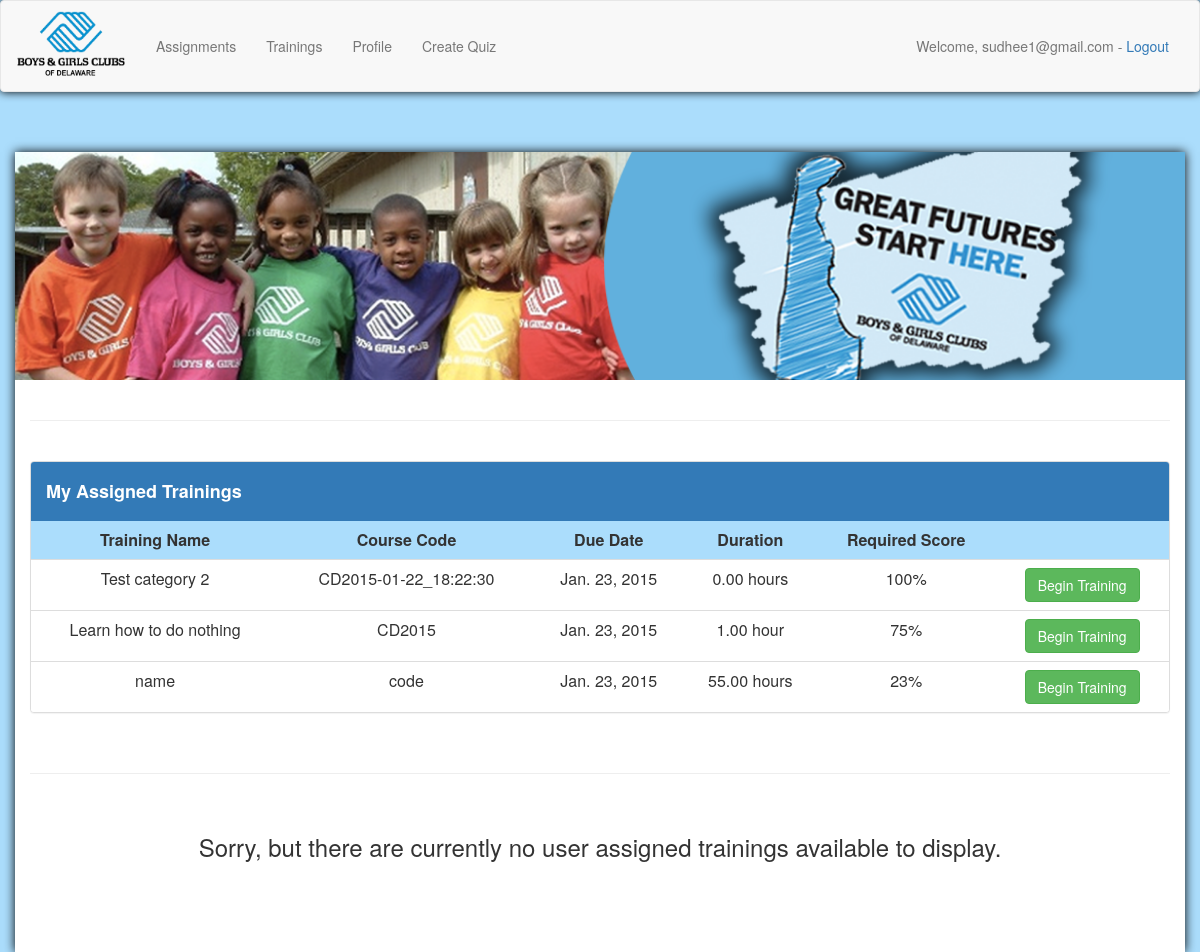
The app's page / (signed in) with its own data.
### quiz_admin/models.py (models this page shows, shortened)
class Categories(models.Model):
    class Meta:
        verbose_name_plural = "quizzes"
    groups = models.ManyToManyField(Group, related_name='group')
    category_text = models.CharField(max_length=200, unique=True )
    category_description = models.CharField(max_length=1000, default="")
    course_code = models.CharField(max_length=40, default="CD"+datetime.datetime.now().strftime('%Y-%m-%d_%H:%M:%S'))
    due_date = models.DateField(default=datetime.date.today)
    duration_hours = models.DecimalField(max_digits=5, decimal_places=2, default=0.0)
    required_score = models.DecimalField(max_digits=3, decimal_places=0, default=100)

### quizzes/views.py (the view)
# urls.py: url(r'^$', include('quizzes.urls', namespace='quizzes'), name='index'),
@login_required
def index(request):
    if request.user.groups.all():
        trainings_need_to_be_completed = get_admin_assigned_trainings(request)
        user_assigned = get_user_assigned_trainings(request)
        if len(trainings_need_to_be_completed) != 0:
            user_assigned = user_assigned.difference(trainings_need_to_be_completed)
        context = {'trainings': trainings_need_to_be_completed, 'user_assigned': user_assigned}
    else:
        groups = Group.objects.all()
        context = {'no_groups': True, 'groups': groups}
    return render(request, 'index.html', context)

### quizzes/helpers.py (called while the page is built)
def get_user_assigned_trainings(request):
    user_assignments = UserAssignment.objects.filter(user=request.user)
    user_assigned = set()
    for assignment in user_assignments:
        user_assigned.add(assignment.category)
    return user_assigned

def get_admin_assigned_trainings(request):
    user_groups = []
    display_groups = set()
    trainings_need_to_be_completed = set()
    for groups in request.user.groups.all():
        user_groups.append(groups)
        for available_trainings in Categories.objects.filter(groups=groups):
            display_groups.add(available_trainings.id)
    for quiz_id in display_groups:
        check_if_user_finished_quiz = Completed.objects.filter(category=quiz_id, user=request.user.email)
        quiz_name = Categories.objects.get(pk=quiz_id)
        if not check_if_user_finished_quiz:
            trainings_need_to_be_completed.add(quiz_name)
    return trainings_need_to_be_completed

### quizzes/templates/index.html (shortened to what this page needs)
{% include "base.html" %}
<head>
</head>
<body>
    <div class="container" style="background-color: #ffffff; height:100%; box-shadow:0 0 10px black;">
        <img src="{{ MEDIA_ROOT }}/media/BAGCA_DEE.png" style= "width: 877.5pt; margin-left:-11pt;"/>
        <br/><br>
        <hr/>
        <br>
        {% if not no_groups %}
            {% if trainings %}
                <div class="panel panel-default">
                    <div class="panel-heading" style="background-color:rgb(51,122,183);margin-bottom:-2px;">
                        <h4 style="color:white;"><b>My Assigned Trainings</b></h4>
                    </div>
                    <table class="table table-striped" style="width:100%;">
                        <tr>
                            <th>Training Name</th>
                            <th>Course Code</th>
                            <th>Due Date</th>
                            <th>Duration</th>
                            <th>Required Score</th>
                            <th></th>
                        </tr>
                        {% for t in trainings %}
                            <tr>
                                <td style="margin-left: auto; margin-right: auto;">{{ t.category_text }}</td>
                                <td style="margin-left: auto; margin-right: auto;">{{ t.course_code }}</td>
                                <td style="margin-left: auto; margin-right: auto;">{{ t.due_date }}</td>
                                <td>{{ t.duration_hours }}
                                    {% if t.duration_hours != 1 %}
                                        hours
                                    {% else %}
                                        hour
                                    {% endif %}
                                </td>
                                <td style="margin-left: auto; margin-right: auto;">{{ t.required_score }}%</td>
                                <td style="margin-left: auto; margin-right: auto;"><a href="/user_assigned_training/{{ t.id }}/" class="btn btn-success">Begin Training</a></td>
                            </tr>
                        {% endfor %}
                    </table>
                </div>
            {% else %}
                <div style="text-align:center;">
                    <h3>Sorry, but there are currently no assigned trainings available to display.</h3>
                </div>
            {% endif %}
            <br/>
            <hr/>
            <br/>
            {% if user_assigned %}
                <div class="panel panel-default">
                    <div class="panel-heading" style="background-color:rgb(51,122,183);margin-bottom:-2px;">
                        <h4 style="color:white;"><b>Self Assigned Trainings</b></h4>
                    </div>
                    <table class="table table-striped" style="width:100%;">
                        <tr>
                            <th>Training Name</th>
                            <th>Course Code</th>
                            <th>Duration</th>
                            <th>Required Score</th>
                            <th></th>
                            <th></th>
                        </tr>
                        {% for t in user_assigned %}
                            <tr>
                                <td style="margin-left: auto; margin-right: auto;">{{ t.category_text }}</td>
                                <td style="margin-left: auto; margin-right: auto;">{{ t.course_code }}</td>
                                <td>{{ t.duration_hours }}
                                        {% if t.duration_hours != 1 %}
                                            hours
                                        {% else %}
                                            hour
                                        {% endif %}
                                </td>
                                <td style="margin-left: auto; margin-right: auto;">{{ t.required_score }}%</td>
                                <td style="margin-left: auto; margin-right: auto;"><a href="/user_assigned_training/{{ t.id }}/" class="btn btn-success">Begin Training</a></td>
                                <td style="margin-left: auto; margin-right: auto;">
                                    <a href="/trainings/{{t.id}}/remove_assignment/" class="btn btn-danger">Remove</button></a>
                                </td>
                            </tr>
                        {% endfor %}
                    </table>
                </div>
            {% else %}
                <div style="text-align:center;">
                    <h3>Sorry, but there are currently no user assigned trainings available to display.</h3>
                </div>
            {% endif %}
        {% endif %}
    </div>
</body>

### quizzes/templates/base.html (shortened to what this page needs)
<head>
    {% load bootstrap3 %}
    {% bootstrap_css %}
</head>
<body>
    <nav class="navbar navbar-default" style="box-shadow:0 0 10px black;">
        <div class="container-fluid">
            <br/>
            <div class="navbar-header" style="margin-top:-25px;">
                <a class="navbar-brand" href="/"><img src="/media/bagcd_logo.png" alt="Boys & Girls Club of Delaware" height="70" width="110"></img></a>
            </div>
            <div class="collapse navbar-collapse">
                <ul class="nav navbar-nav">
                    <li role="presentation"><a href="/">Assignments</a></li>
                    <li role="presentation"><a href="/trainings">Trainings</a></li>
                    <li role="presentation"><a href="/profile">Profile</a></li>
                    {% if user.is_superuser %}
                        <li role="presentation"><a href="/create_quiz_form">Create Quiz</a></li>
                    {% endif %}
                </ul>
                <ul class="nav navbar-nav navbar-right">
                    <li>
                        {% if user.is_authenticated %}
                            <p class="navbar-text">Welcome, {{user.email}} - <a href="/accounts/logout/">Logout</a></p>
                        {% endif %}
                    </li>
                </ul>
            </div>
            <br/>
        </div>
    </nav>
    <br/>
    <br/>
</body>

### quizzes/templates/base.html (style rules this page uses)
html body { background-color:#abddfc; }

### quizzes/templates/index.html (style rules this page uses)
td { background-color: white; text-align: center; }
th { background-color: #abddfc; text-align: center; }

### records on screen
Categories: category_text "Test category 2", course_code "CD2015-01-22_18:22:30", due_date "Jan. 23, 2015", duration_hours "0.00", required_score "100"
Categories: category_text "Learn how to do nothing", course_code "CD2015", due_date "Jan. 23, 2015", duration_hours "1.00", required_score "75"
Categories: category_text "name", course_code "code", due_date "Jan. 23, 2015", duration_hours "55.00", required_score "23"

### other values on screen
{{ user.email }} "sudhee1@gmail.com"
